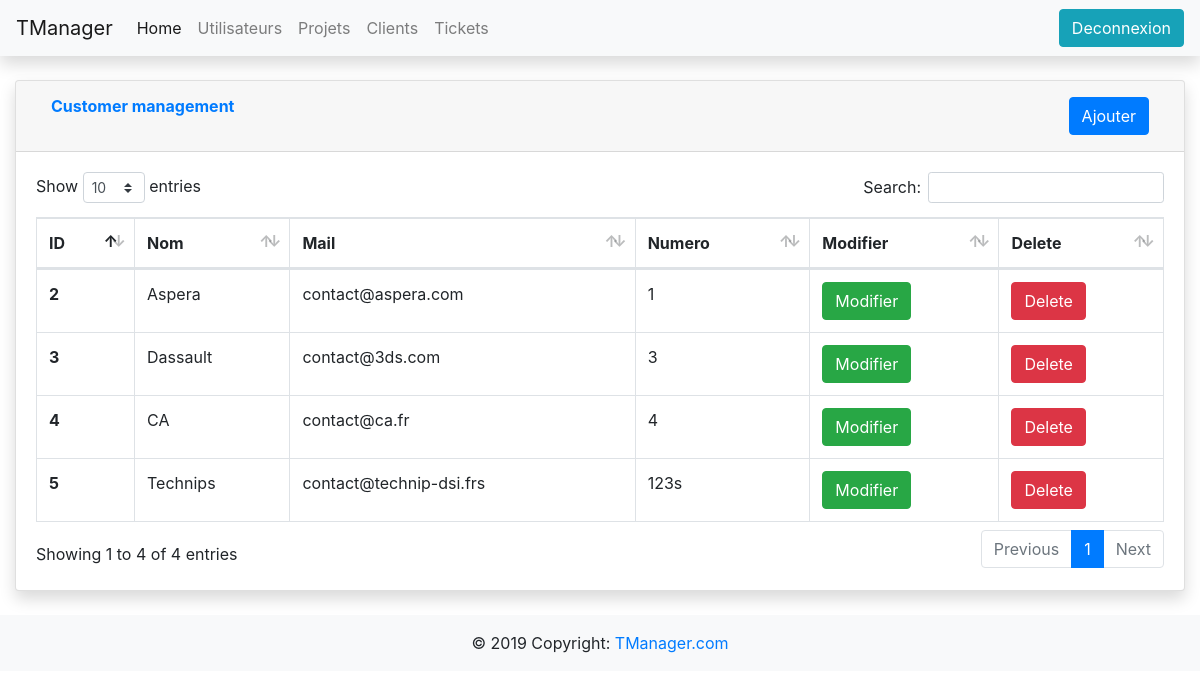
The page /projet_web/gestion_client.php on the database its author committed.
### tables this page shows
CREATE TABLE `client` (
  `client_id` int(11) NOT NULL AUTO_INCREMENT,
  `client_nom` varchar(50) NOT NULL DEFAULT '',
  `client_email` varchar(50) NOT NULL DEFAULT '',
  `client_numero` varchar(50) NOT NULL DEFAULT '',
  `client_del` int(11) NOT NULL DEFAULT '0',
  PRIMARY KEY (`client_id`)
);

### projet_web/gestion_client.php (the view, shortened to what this page needs)
<!doctype html>
<html lang="en">
  <head>
    <link rel="stylesheet" href="bs431/css/bootstrap.min.css">
    <link href="vendor/datatables/dataTables.bootstrap4.min.css" rel="stylesheet">
  </head>
  <body>
    <?php include('navbar.php'); ?>
    <?php
      include('connexion_bdd.php');
    ?>
    <div class="container-fluid">
      <div class="card shadow mb-4">
        <div class="card-header py-3">
          <div class="container-fluid">
            <div class="row">
              <div class="col text-left">
                <h6 class="m-0 font-weight-bold text-primary">Customer management</h6>
              </div>
              <div class="col text-right">
                <button type="button" class="btn btn-primary" data-toggle="modal" data-target="#modalAjouterClients">
                  Ajouter
                </button>
              </div>
            </div>
          </div>
        </div>
        <div class="card-body">
          <div class="table-responsive">
            <table class="table table-bordered" id="dataTable" width="100%" cellspacing="0">
              <thead>
                <tr>
                  <th>ID</th>
                  <th>Nom</th>
                  <th>Mail</th>
                  <th>Numero</th>
                  <th>Modifier</th>
                  <th>Delete</th>
                </tr>
              </thead>
              <tbody>
                <?php
                $reponse = $bdd->query('SELECT * FROM client WHERE client_del = 0');
                while ($donnees = $reponse->fetch()){
                ?>
                <tr>
                  <th scope="row"><?php echo $donnees['client_id']; ?></th>
                  <td><?php echo $donnees['client_nom']; ?></td>
                  <td><?php echo $donnees['client_email']; ?></td>
                  <td><?php echo $donnees['client_numero']; ?></td>
                  <td>
                  <form action ="client/modifier_client.php" method="get">
                      <button type="submit" class="btn btn-success">Modifier</button>
                    </form>
                  </td>
                  <td>
                    <form action ="client/delete_client.php" method="get">
                      <button type="submit" class="btn btn-danger" onclick="return confirm('Voulez-vous vraiment suprimer ce client ?');">Delete</button>
                    </form>
                  </td>
                </tr>
                <?php
                }
                ?>
              </tbody>
            </table>
          </div>
        </div>
      </div>
    </div>
    <?php include('footer.php'); ?>
  </body>
</html>

### rows shown on the page
client: client_id "2", client_nom "Aspera", client_email "contact@aspera.com", client_numero "1"
client: client_id "3", client_nom "Dassault", client_email "contact@3ds.com", client_numero "3"
client: client_id "4", client_nom "CA", client_email "contact@ca.fr", client_numero "4"
client: client_id "5", client_nom "Technips", client_email "contact@technip-dsi.frs", client_numero "123s"
